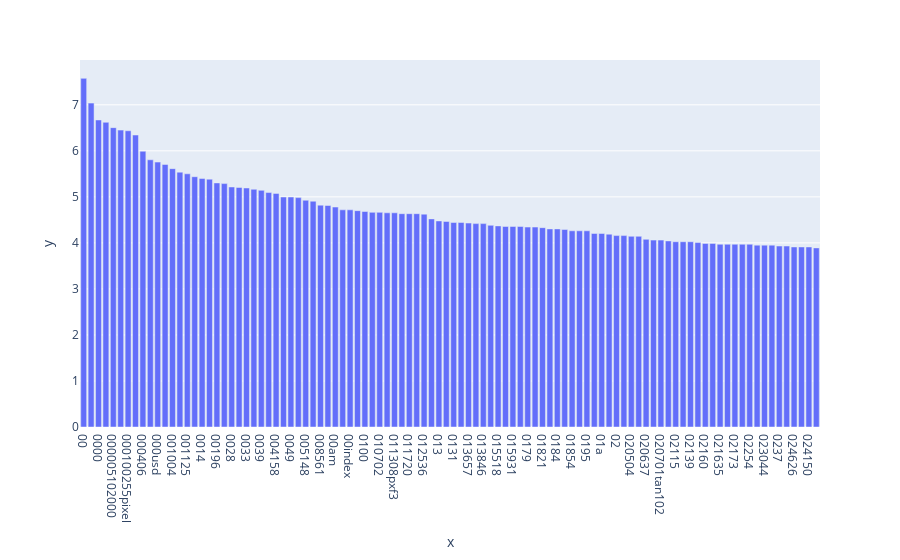

The code cell stored with this chart in its notebook:
### Code cell
fig = px.bar( x=x_top100, y=np.log(y_top100))
fig.show()
